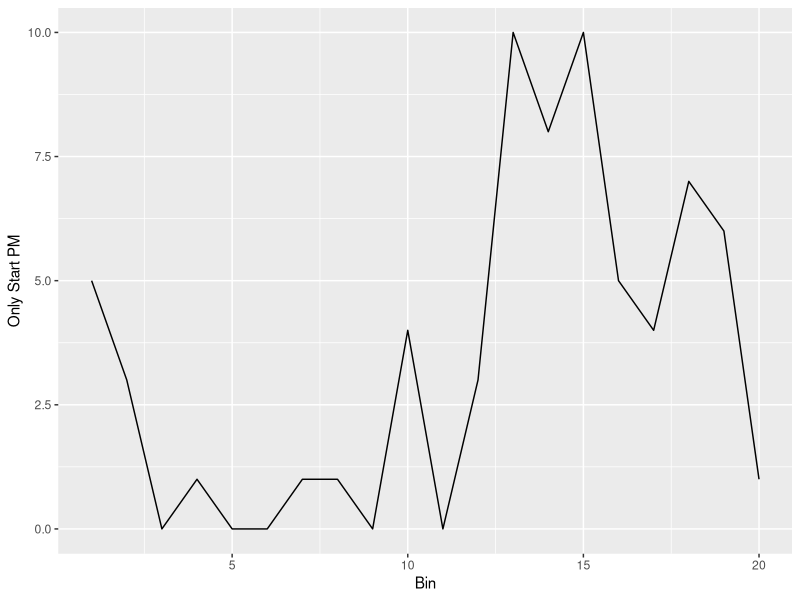
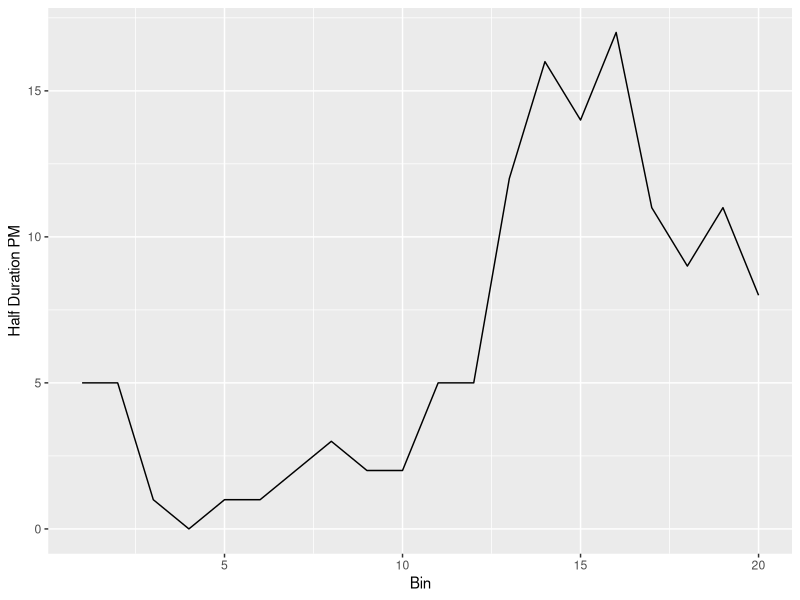
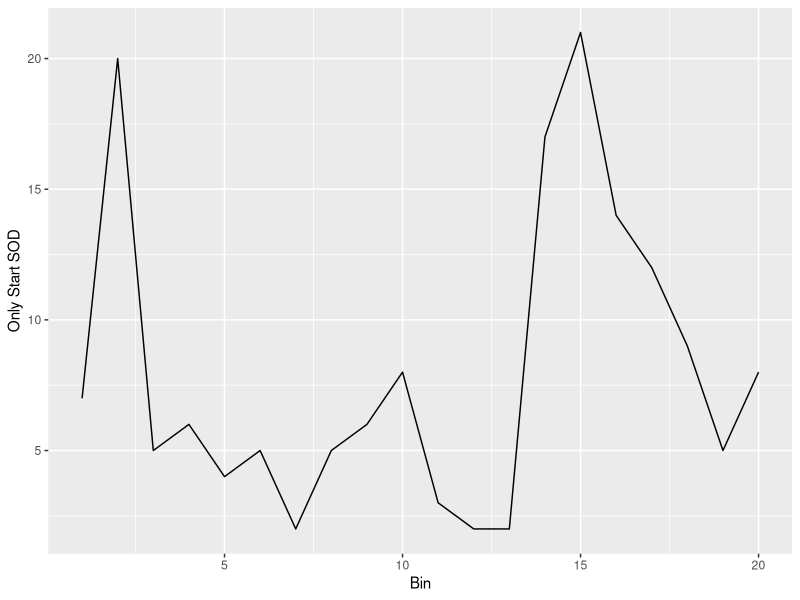
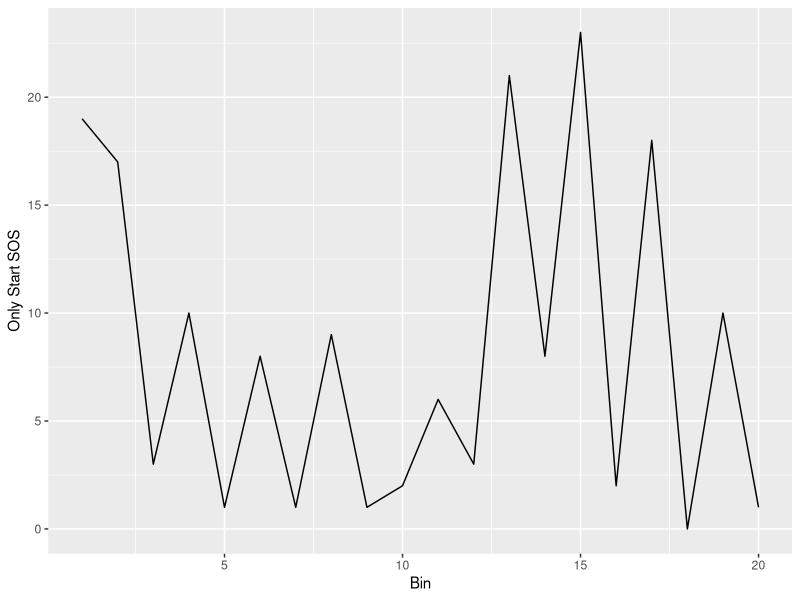
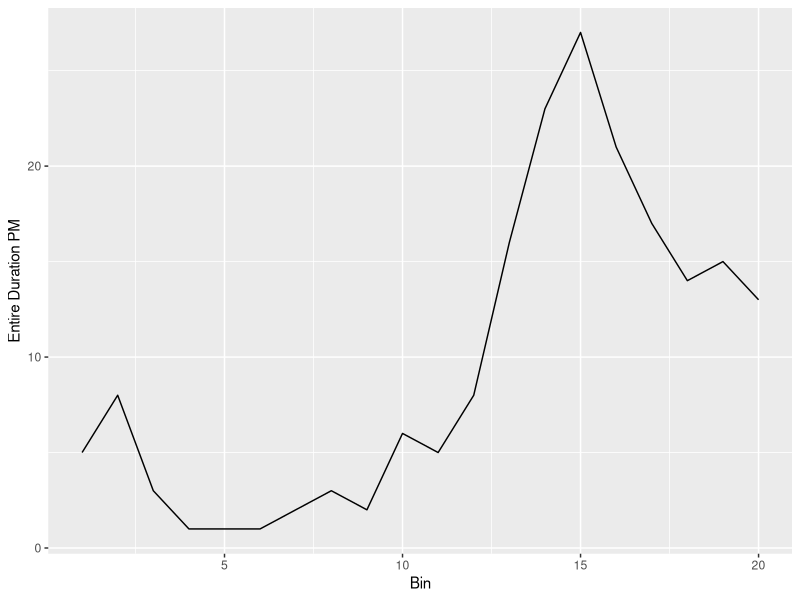
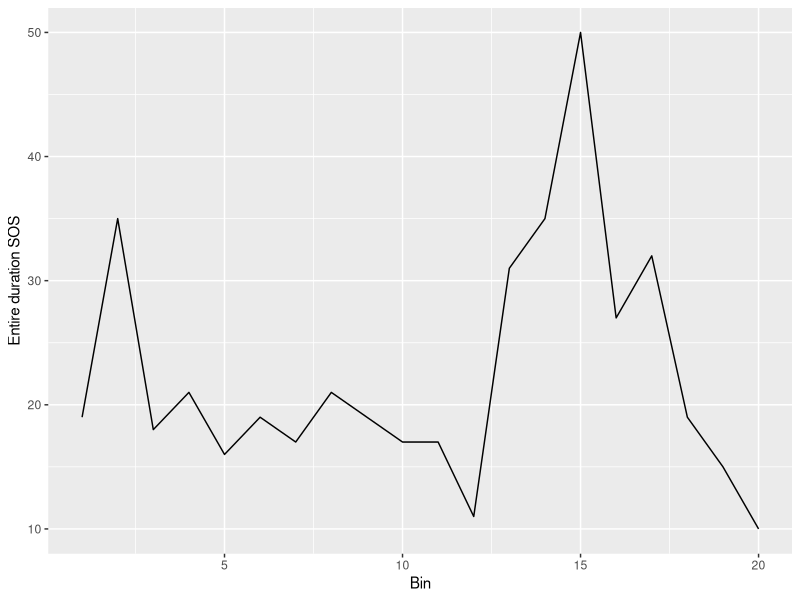
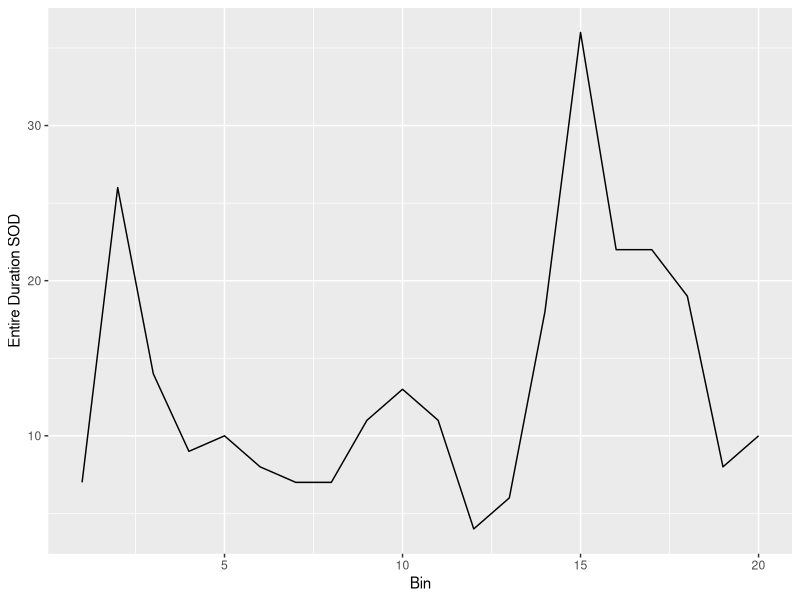
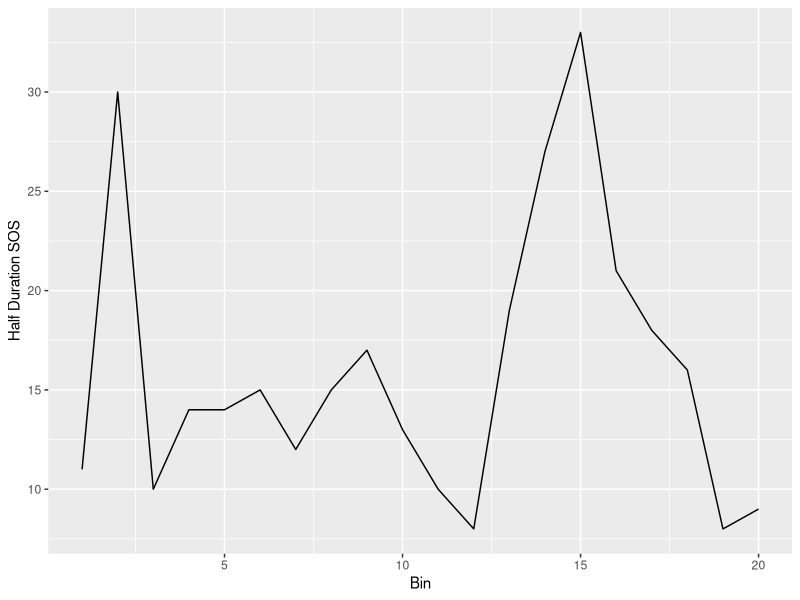

The R script that drew these images, in order:
getwd()
install.packages("readxl")
library("readxl")
library("ggplot2")

setwd("D:/USGS Internship Projects/R and Jupyter Files")

Frequency_o_pm<- read_excel("Frequency_data_O_PM_Flip.xlsx")

#ggplot(data=Frequency_o_pm, aes(x=`Time (Ma)`))+geom_histogram()
ggplot(Frequency_o_pm, aes(x=Bin,y=`Only Start PM`))+geom_line()
ggplot(Frequency_o_pm, aes(x=Bin,y= `Half Duration PM` ))+geom_line()
ggplot(Frequency_o_pm, aes(x=Bin,y=`Only Start SOD`))+geom_line()
ggplot(Frequency_o_pm, aes(x=Bin,y=`Only Start SOS`))+geom_line()
ggplot(Frequency_o_pm, aes(x=Bin,y=`Entire Duration PM`))+geom_line()       
ggplot(Frequency_o_pm, aes(x=Bin,y=`Entire duration SOS`))+geom_line()
ggplot(Frequency_o_pm, aes(x=Bin,y=`Entire Duration SOD`))+geom_line()
ggplot(Frequency_o_pm, aes(x=Bin,y=`Half Duration SOS`))+geom_line()
ggplot(Frequency_o_pm, aes(x=Bin,y=`Half Duration SOD`))+geom_line()
 
ggplot(Frequency_o_pm, aes(x=Bin)) + geom_line(aes(y=`Only Start PM`),color="red")+ geom_line(aes(y=`Only Start SOS`),color="blue")+ geom_line(aes(y=`Only Start SOD`),color="deepskyblue")

ggplot(Frequency_o_pm, aes(x=Bin)) + geom_line(aes(y=`Entire Duration PM`),color="red")+ geom_line(aes(y=`Entire duration SOS`),color="blue")+ geom_line(aes(y=`Entire Duration SOD`),color="deepskyblue")
labels <- c("1500","1000","500","0")
ggplot(Frequency_o_pm, aes(x=Bin)) + geom_line(aes(y=`Half Duration PM`),color="red",lwd=1)+ geom_line(aes(y=`Half Duration SOS`),color="blue",lwd=1)+ geom_line(aes(y=`Half Duration SOD`),color="deepskyblue",lwd=1)+
  theme_light()+labs(title= "Frequency of Orogens and Passive Margins", x="Time (Ma)", y="Frequency")+theme(axis.title.x = element_text(vjust = -1.5, hjust = 0.5))+guides()
  
ggsave("Frequency Half.png",plot = last_plot(),dpi=300)

Frequency_Phan <- subset(Frequency_o_pm, Bin >= 14)
       
#Phanerozoic Frequency
ggplot(Frequency_Phan, aes(x=`Time (Ma)`)) + geom_line(aes(y=`Half Duration PM`),color="red",lwd=1)+ geom_line(aes(y=`Half Duration SOS`),color="blue",lwd=1)+ geom_line(aes(y=`Half Duration SOD`),color="deepskyblue",lwd=1)+
  theme_light()+labs(title= "Phanerozoic Frequency of Orogens and Passive Margins", x="Time (Ma)", y="Frequency")+theme(axis.title.x = element_text(vjust = -1.5, hjust = 0.5))+scale_x_reverse(breaks= c(600,400,200),labels=c("600"="500","400"="300","200"="100"))
ggsave("Frequency Half Phan.png",plot = last_plot(),dpi=300)

#Phanerozoic Frequency
ggplot(Frequency_Phan, aes(x=`Time (Ma)`)) + geom_line(aes(y=`Entire Duration PM`),color="red",lwd=1)+ geom_line(aes(y=`Entire duration SOS`),color="blue",lwd=1)+ geom_line(aes(y=`Entire Duration SOD`),color="deepskyblue",lwd=1)+
  theme_light()+labs(title= "Phanerozoic Frequency of Orogens and Passive Margins", x="Time (Ma)", y="Frequency")+theme(axis.title.x = element_text(vjust = -1.5, hjust = 0.5))+scale_x_reverse()
ggsave("Frequency Half Phan.png",plot = last_plot(),dpi=300)
